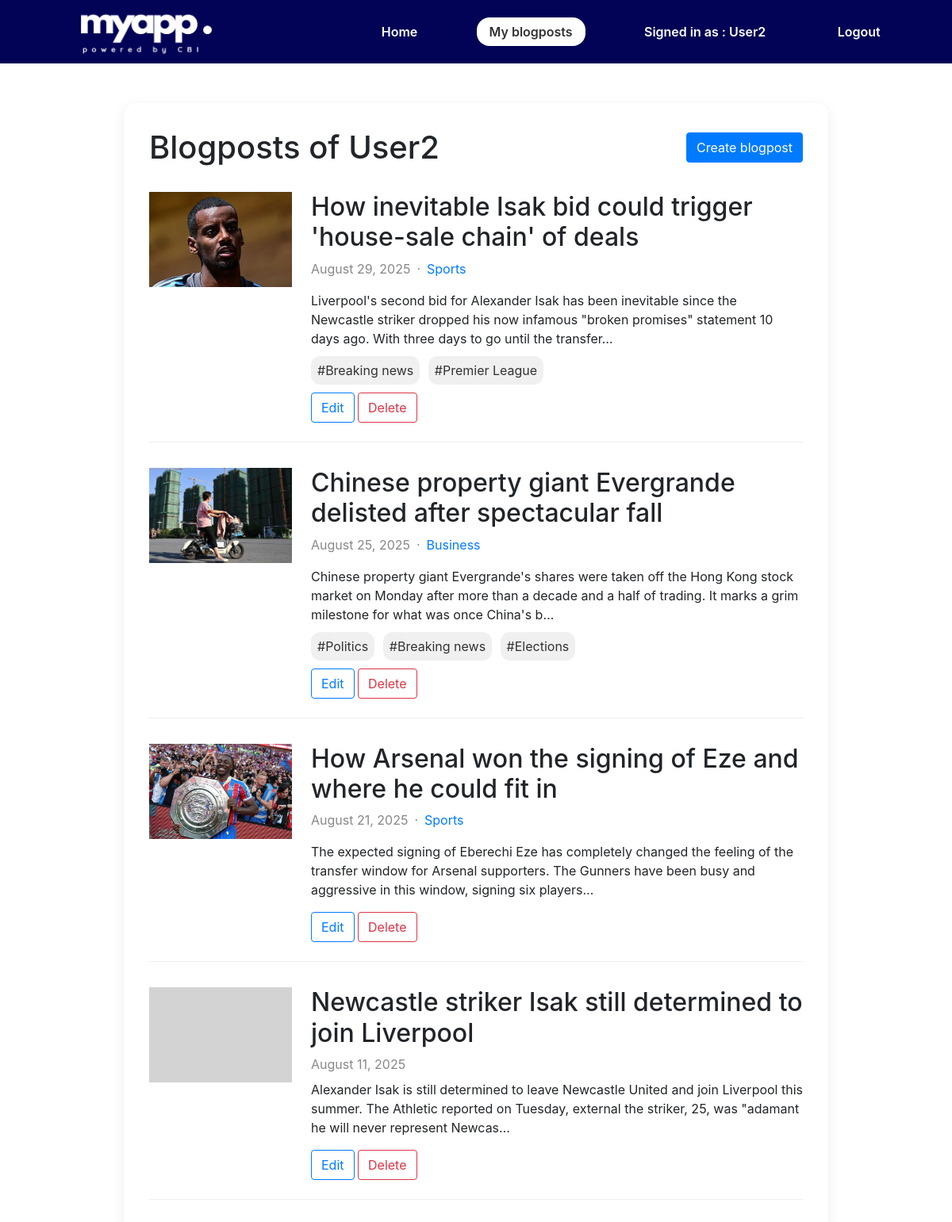
The page /blogposts (signed in) on the database its author committed.
### posts/models.py (models this page shows, shortened)
class BlogPost(models.Model):
    title = models.CharField(max_length=100)
    content = models.TextField()
    category = models.ForeignKey(Category, on_delete=models.SET_NULL, null=True, blank=True)
    tags = models.ManyToManyField(Tag, blank=True)
    image = models.ImageField(upload_to='images/', blank=True, null=True)
    created_on = models.DateTimeField(auto_now_add=True)
    modified_on = models.DateTimeField(auto_now=True)
    created_by = models.ForeignKey(User, on_delete=models.CASCADE)

class Category(models.Model):
    name = models.CharField(max_length=100, unique=True)
    created_on = models.DateTimeField(auto_now_add=True)
    modified_on = models.DateTimeField(auto_now=True)

class Tag(models.Model):
    name = models.CharField(max_length=100, unique=True)
    created_on = models.DateTimeField(auto_now_add=True)
    modified_on = models.DateTimeField(auto_now=True)

### posts/views.py (the view)
# urls.py: path('blogposts',views.blogposts, name='blogposts'),
@login_required
def blogposts(request):
    blogs = BlogPost.objects.filter(created_by=request.user).order_by('-created_on')
    blogscount = blogs.count()
    context = {
        'blogs':blogs,
        'blogscount':blogscount
    }
    return render(request,'posts/blogposts.html',context)

### posts/templates/posts/blogposts.html
{% extends "posts/base.html"%}
{%block content%}
<div class="main-container">
    <div class="topbar">
        <h1 class="title">Blogposts of {{user.username}}</h1>
        <a class="btn btn-primary" href="{% url 'create' %}">Create blogpost</a>
    </div>
    {% if blogscount == 0%}
        <p> There are no blog posts yet</p>
    {%else%}
        <div>
            {% for blog in blogs%}
                <div class="article">
                    <div class="article-image">
                        {% if blog.image %}
                        <img src="{{blog.image.url}}">
                        {% endif %}
                    </div>
                    <div class="article-content">
                        <h2>{{blog.title}}</h2>
                        <div class="article-details">
                            <div class="article-date">{{blog.created_on|date:"F j, Y"}}</div>
                            {% if blog.category %}
                                <div class="article-dot">&middot;</div>
                                <p class="article-category">{{blog.category.name}}</p>
                            {% endif%}
                        </div>
                        <p>{{blog.content|truncatechars:200}}</p>
                        {% if blog.tags.all %}
                        <div class="tag-holder">
                            {% for tag in blog.tags.all %}
                                <span class="article-tags"> #{{tag.name}}</span>
                            {%endfor%}
                        </div>
                        {% endif %}
                        <div class="article-buttons">
                            <a class="btn btn-outline-primary" href="{% url 'edit' blog.id %}">Edit</a>
                            <a class="btn btn-outline-danger" href="{% url 'delete' blog.id %}">Delete</a>
                        </div>
                    </div>
                </div>
            {% endfor %}
        </div>
        {%endif%}
</div>
{%endblock%}

### posts/templates/posts/base.html (shortened to what this page needs)
{% load static%}
<!DOCTYPE html>
<html lang="en">
<head>
    <link rel="stylesheet" href="{% static 'posts/main.css'%}">
    <link rel="stylesheet" href="https://cdn.jsdelivr.net/npm/bootstrap@4.6.2/dist/css/bootstrap.min.css">
</head>
<body>
    <nav class="navbar">
        <div class="navbar-logo">
            <a href="/">
                <img class="logo" src="{% static 'posts/MyAppLogo.png'%}" alt="My image">
            </a>
        </div>
         <ul class="navbar-links">
            <li>
                <a href="{% url 'home'%}" class="{% if request.path == '/'%}active{%endif%}"> Home</a>
            </li>
            {% if user.is_authenticated%}
            <li>
                <a href="{% url 'blogposts'%}" class="{% if request.path == '/blogposts'%}active{%endif%}"> My blogposts</a>
            </li>
            <li>
                <a href="#" class="{% if request.path == '#'%}active{%endif%}"> Signed in as : {{user.username}} </a>
            </li>
             <li>
                <a href="#" class="{% if request.path == '#'%}active{%endif%}"> Logout </a>
            </li>
            {%endif%}
         </ul>
    </nav>
    <div class="container">
        {%block content%}
        {%endblock%}
    </div>
</body>
</html>

### posts/static/posts/main.css (style rules this page uses)
html { font-family: Arial, Helvetica, sans-serif; }
body { margin: 0 ; padding:0; }
.navbar { width: 100%; height: 80px; background: #020256; display: flex; flex-direction: row; }
.navbar-logo { width: 30%; height: 100%; display: flex; justify-content: center; align-items: center; }
.navbar-links { width: 70%; height: 100%; margin:0; display: flex; align-items: center; justify-content: space-evenly; list-style: none; }
.logo { max-width: 90%; max-height: 70px; height: auto; }
.navbar-links a { text-decoration: none; color: white; font-weight: 600; font-size: 1rem; padding: 8px 16px; }
.navbar-links a.active, .navbar-links a:hover { background-color: white; color: #333; padding: 8px 16px; border-radius: 16px; }
.container { display: flex; justify-content: center; margin-top: 50px; }
.main-container { width: 80%; box-shadow: 0 4px 16px rgba(0, 0, 0, 0.08); border-radius: 16px; padding:32px; }
.title { margin: 0; }
.topbar { display: flex; flex-direction: row; justify-content: space-between; align-items: center; margin-bottom: 16px; }
.article, .article-delete { display: flex; border-bottom: 1px solid #eee; gap:24px; margin: 32px 0; padding-bottom: 24px; }
.article-image, .article-image-delete { flex:0 0 180px; background-color: lightgray; max-height: 120px; }
.article-image img, .article-image-delete img { object-fit: cover; width: 180px; height: 120px; }
.article-date { color:#888; margin-bottom: 8px; }
.article-details { display: flex; flex-direction: row; }
.article-category { color: #007bff; margin-left: 8px; }
.article-dot { margin-left: 8px; color: #888; }
.article-tags { background: #f0f0f0; color: #333; padding:8px; margin-right: 6px; border-radius: 12px; }
.tag-holder { margin-bottom: 16px; }

### rows shown on the page
BlogPost: image (picture), title "How inevitable Isak bid could trigger 'house-sale chain' of deals", created_on "August 29, 2025", category.name "Sports", content "Liverpool's second bid for Alexander Isak has been inevitable since the Newcastle striker dropped his now infamous \"broken promises\" statement 10 days ago. With three days to go until the transfer…"
Tag: name "Breaking news"
Tag: name "Premier League"
BlogPost: image (picture), title "Chinese property giant Evergrande delisted after spectacular fall", created_on "August 25, 2025", category.name "Business", content "Chinese property giant Evergrande's shares were taken off the Hong Kong stock market on Monday after more than a decade and a half of trading. It marks a grim milestone for what was once China's b…"
Tag: name "Politics"
Tag: name "Elections"
BlogPost: image (picture), title "How Arsenal won the signing of Eze and where he could fit in", created_on "August 21, 2025", category.name "Sports", content "The expected signing of Eberechi Eze has completely changed the feeling of the transfer window for Arsenal supporters. The Gunners have been busy and aggressive in this window, signing six players…"
BlogPost: title "Newcastle striker Isak still determined to join Liverpool", created_on "August 11, 2025", content "Alexander Isak is still determined to leave Newcastle United and join Liverpool this summer. The Athletic reported on Tuesday, external the striker, 25, was \"adamant he will never represent Newcas…"

### other values the page prints
{{ user.username }} "User2"
